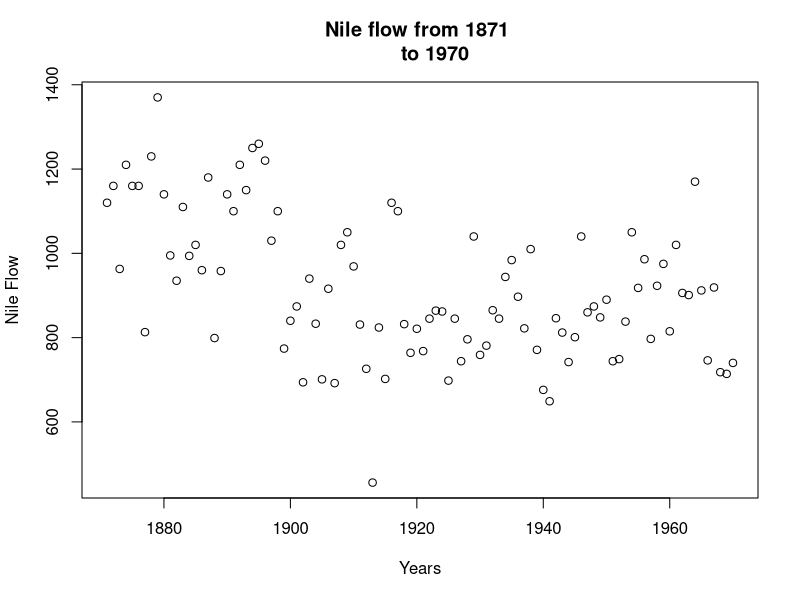
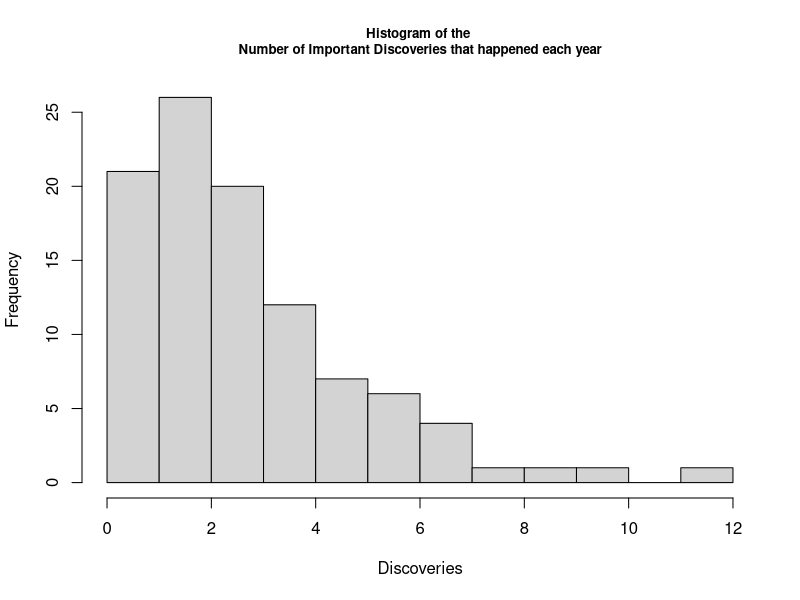

These charts were generated, in order, by the following R code:
## ---- chunk 1
knitr::opts_chunk$set(echo = TRUE)
## ---- chunk 2
years<-seq(from = 1871, to = 1970, by =1)
plot(Nile[1:100]~years[1:100], main = "Nile flow from 1871 
     to 1970", xlab = "Years", ylab="Nile Flow")
## ---- chunk 3
hist(discoveries, breaks = 10, main = "Histogram of the 
Number of Important Discoveries that happened each year",
xlab = "Discoveries", cex.main = .8)
